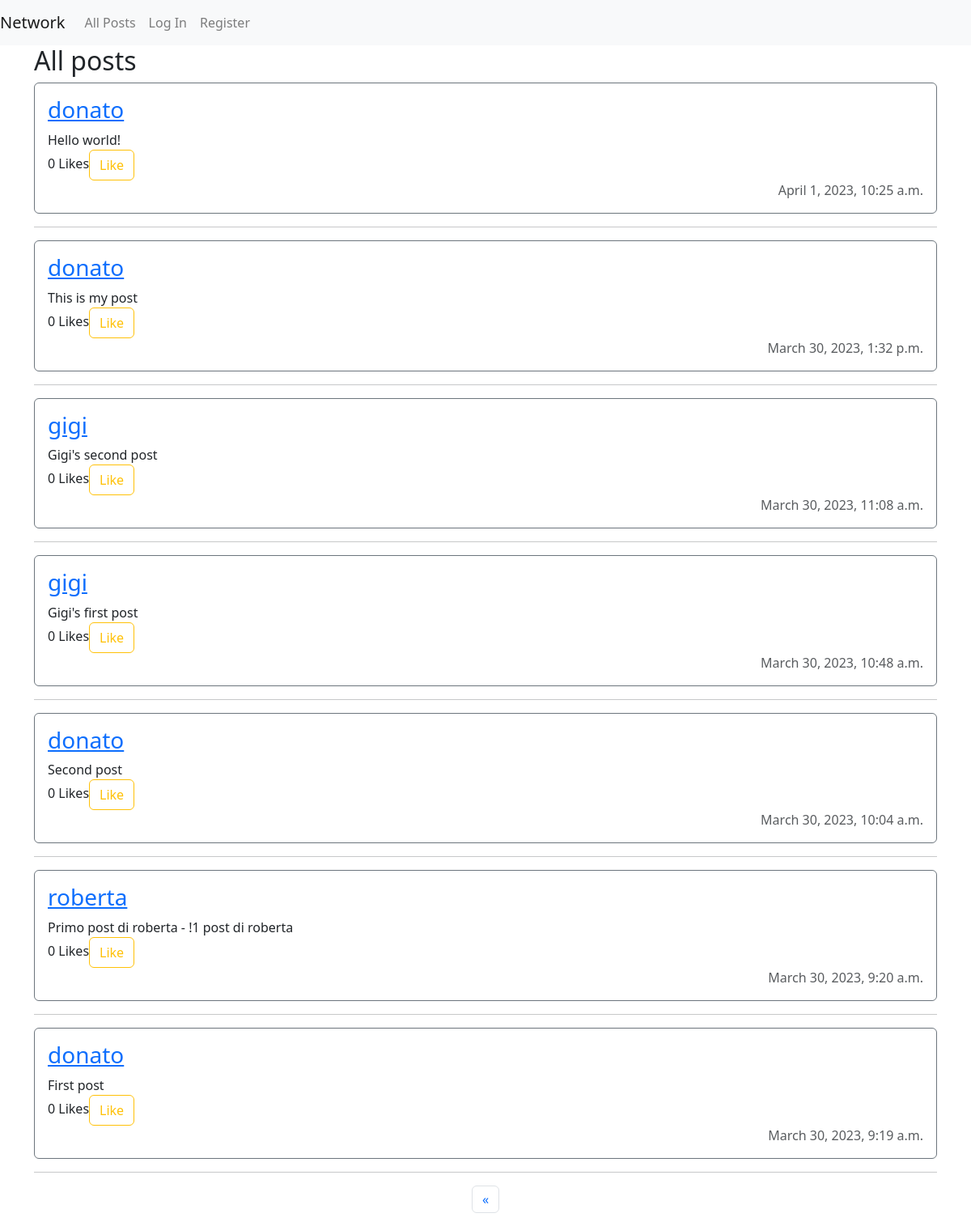
Page /?page=2 on the earlier database version.
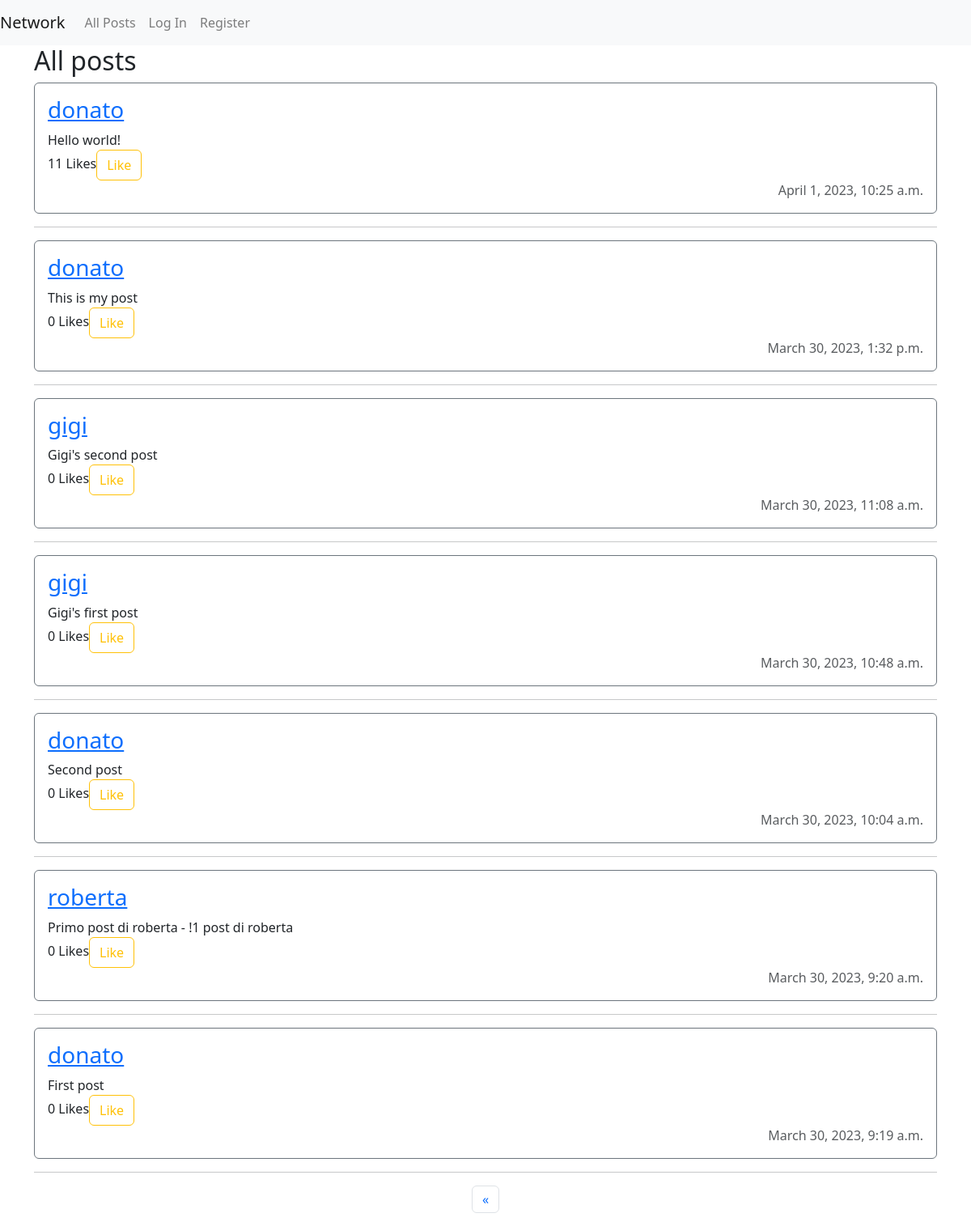
Same page on the later database version.
### network/models.py (models this page shows)
class Post(models.Model):
    user_id = models.ForeignKey(User, on_delete=models.CASCADE)
    content = models.TextField(max_length=280)
    n_likes = models.BigIntegerField(default=0)
    datetime = models.DateTimeField(auto_now_add=True)
    def __str__(self):
        return f"{self.user_id} => content: {self.content} on {self.datetime}"

class User(AbstractUser):
    pass

### network/views.py (the view)
# urls.py: path("", views.index, name="index"),
def index(request):
    if request.method == 'POST':
        user = User.objects.get(id=request.user.id)
        content = request.POST["new_post_content"]
        new_post = Post(user_id = user, content=content)
        new_post.save()
        return HttpResponseRedirect(reverse("index"))
    else:
        posts = Post.objects.all().order_by('-datetime')
        pagePosts = Paginator(posts, 10)
        page_number = request.GET.get('page')
        page_obj = pagePosts.get_page(page_number)
        range_page = range(page_obj.paginator.num_pages)
        context = {"pagePosts": pagePosts, "page_obj": page_obj, "range_page":range_page}
        return render(request, "network/index.html", context)

### network/templates/network/index.html (shortened to what this page needs)
{% extends "network/layout.html" %}
{% block body %}
    <div class="container d-flex flex-column" id="posts">
        <div>
            <h2>All posts</h2>
        </div>
        {% for post in page_obj %}
            <div class="d-flex flex-column border border-secondary rounded p-3">
                <h3><a href="{% url 'profile' post.user_id %}">{{ post.user_id }}</a></h3>
                <span id="content_{{ post.id }}">{{ post.content }}</span>
                <span>{{ post.n_likes}} Likes<button onclick="like('{{ post.id }}')" class="btn btn-outline-warning">Like</button></span>
                <span class="text-right text-muted">{{ post.datetime }}</span>
            </div>
            <hr>
        {% endfor %}
    </div>
    <div class="container">
    <nav>
        <ul class="pagination justify-content-center">
            {% if page_obj.has_previous %}
                <li class="page-item">
                    <a class="page-link" href="?page={{ page_obj.previous_page_number }}" aria-label="Previous">
                    <span aria-hidden="true">&laquo;</span>
                    </a>
                </li>
            {% endif %}
        </ul>
    </nav>
    </div>
{% endblock %}

Differences in the rows shown:
changed Post "Hello world!": n_likes "0" → "11"
